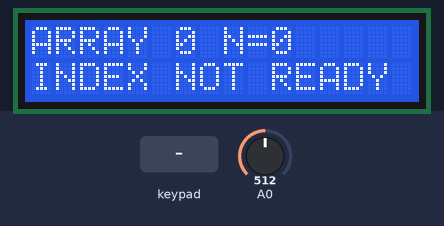
Simulated run of this sketch. Board: Arduino Uno R4 WiFi. Shown: 16×2 character LCD. The inputs (shaded band) are chosen by the test bench; at power-on: A0 = 512 (analog values on the 0–1023 scale). WiFi joins after 1.5 s; servers stay silent unless stated; no MQTT or app messages arrive unless stated; what the sketch prints to the serial monitor is not drawn.

Above: at 3.1 s.
3.2 s: key '1' pressed
At 5.7 s:
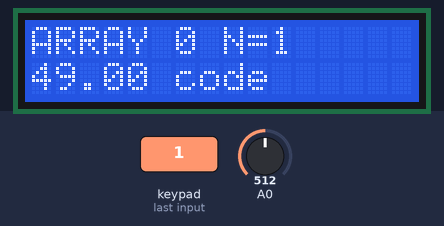
6.5 s: keypad keys 1 2 3 4 pressed 0.4 s apart
At 13.9 s:
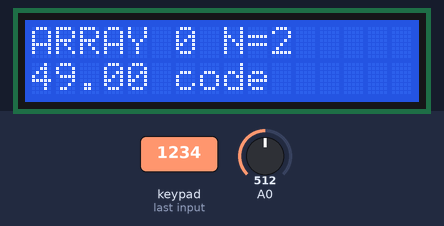
35.0 s: key '2' pressed
At 42.79 s:
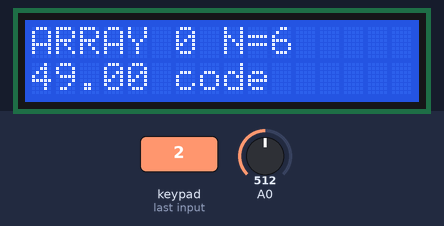
Timing chart, 0 to 43.0 s (numbered marks = the images above; inputs shaded):
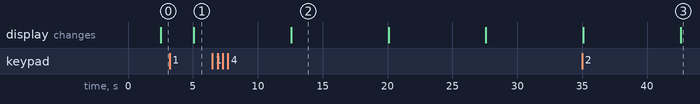

The sketch:

Keypad.ino
```cpp
// Keypad: 4x4 R1–R4 → D9,D8,D7,D6; C1–C4 → D5,D4,D3,D2
// LCD: VCC=5V, GND=GND, SDA=SDA, SCL=SCL
#define SENSOR "Keypad"
#define UNIT "code"
#define USE_STATS 0
#define IS_DHT 0
#include <Keypad.h>
char keys[4][4]={{'1','2','3','A'},{'4','5','6','B'},{'7','8','9','C'},{'*','0','#','D'}}; // ผังปุ่ม
byte rows[4]={9,8,7,6}, cols[4]={5,4,3,2}; // ขาแถวและคอลัมน์
Keypad keypad=Keypad(makeKeymap(keys),rows,cols,4,4); // ตัวอ่านปุ่ม
float readSensor();
void sensorSetup();
#include <WiFiS3.h>
#include <MQTTClient.h>
#include <ArduinoJson.h>
#include <Wire.h>
#include <LiquidCrystal_I2C.h>
#include <math.h>
#include "Statistics.h"
#include "SensorHistory.h"
// แก้ค่าตัวอย่างที่เครื่องตนเองก่อนอัปโหลด; อย่า commit รหัสผ่านจริง
const char WIFI_SSID[] = "YOUR_WIFI"; // ชื่อ Wi-Fi
const char WIFI_PASS[] = "YOUR_PASSWORD"; // รหัสผ่าน Wi-Fi
const char BROKER[] = "phycom.it.kmitl.ac.th"; // MQTT broker
const int PORT = 1883; // TCP port; เครือข่ายทดลอง ไม่มี TLS
WiFiClient transport; // TCP socket ของบอร์ด
MQTTClient mqtt(2048); // buffer รับส่ง MQTT หน่วย byte
LiquidCrystal_I2C lcd(0x27, 16, 2); // I2C address, จำนวนคอลัมน์, แถว
String baseTopic; // prefix เฉพาะโหมด/อุปกรณ์
String clientId; // client ID สร้างจาก MAC ไม่ให้ชนบอร์ดอื่น
String remoteText = "Waiting web"; // ข้อความล่าสุดจากเว็บ (ASCII บน LCD)
unsigned long remoteUntil = 0; // เวลาเริ่มแสดงข้อความเว็บ
bool remoteVisible = false; // แสดงข้อความเว็บชั่วคราวหรือไม่
unsigned long lastWifi = 0, lastMqtt = 0, lastSample = 0; // เวลา retry Wi-Fi/MQTT/อ่านค่า หน่วย ms
unsigned long intervalMs = 2500; // ช่วงอ่านค่า ไม่ต่ำกว่า 2.5 วินาทีเพื่อ DHT
bool ackPending = false; // รอส่ง ack นอก callback
String ackText; // ผลตรวจคำสั่ง
SensorHistory primaryHistory, humidityHistory; // ประวัติแยกค่าหลักและความชื้น DHT
int selectedIndex = 0; // ลำดับที่เลือกดูบน LCD จากเก่าสุด 0..19
bool showList = false; // false=array, true=linked list
bool historyRequested = false; // รอส่ง snapshot นอก callback
void historyJson(JsonObject target, const SensorHistory &history);
void historyTick();
WindowStats primaryStats, humidityStats; // หน้าต่างสถิติค่าเซนเซอร์และความชื้น
void line(byte row, String value) { // row = แถว LCD; value = ข้อความที่จะตัด/เติมให้ครบ 16
  value = value.substring(0, 16);
  while (value.length() < 16) value += ' ';
  lcd.setCursor(0, row); lcd.print(value);
}
void received(String &topic, String &payload) { // topic/payload คือข้อมูล MQTT ที่เว็บส่งมา
  Serial.println("RX " + topic + " " + payload);
  JsonDocument command; // เอกสาร JSON คำสั่งจากเว็บ
  if (payload.length() > 512 || deserializeJson(command, payload) || !command.is<JsonObject>()) {
    ackText = "Invalid JSON"; ackPending = true; return;
  }
  if (!command["text"].isNull() && !command["text"].is<const char*>()) {
    ackText = "text must string"; ackPending = true; return;
  }
  if (!command["interval_ms"].isNull() && (!command["interval_ms"].is<unsigned long>() || command["interval_ms"].as<unsigned long>() < 2500 || command["interval_ms"].as<unsigned long>() > 60000)) {
    ackText = "interval 2500-60000"; ackPending = true; return;
  }
  if (!command["reset"].isNull() && !command["reset"].is<bool>()) {
    ackText = "reset must bool"; ackPending = true; return;
  }
  if (!command["history_index"].isNull() && (!command["history_index"].is<int>() || command["history_index"].as<int>() < 0 || command["history_index"].as<int>() >= SensorHistory::CAPACITY)) {
    ackText = "index 0-19"; ackPending = true; return;
  }
  if (!command["structure"].isNull() && (!command["structure"].is<const char*>() || (command["structure"] != "array" && command["structure"] != "list"))) {
    ackText = "array or list"; ackPending = true; return;
  }
  if ((!command["clear_history"].isNull() && !command["clear_history"].is<bool>()) || (!command["request_history"].isNull() && !command["request_history"].is<bool>())) {
    ackText = "history must bool"; ackPending = true; return;
  }
  if (command["clear_history"] == true) { primaryHistory.clear(); humidityHistory.clear(); }
  if (command["history_index"].is<int>()) selectedIndex = command["history_index"];
  if (command["structure"].is<const char*>()) showList = command["structure"] == "list";
  if (command["request_history"] == true || command["clear_history"] == true) historyRequested = true;
  if (command["reset"] == true) { primaryStats.clear(); humidityStats.clear(); }
  if (command["interval_ms"].is<unsigned long>()) intervalMs = command["interval_ms"];
  remoteText = command["text"] | "Command OK";
  remoteVisible = true; remoteUntil = millis();
  line(0, "WEB RX"); line(1, remoteText);
  ackText = "ok"; ackPending = true; // ห้าม publish/subscribe ภายใน callback
}
void networkTick() {
  unsigned long now = millis(); // เวลา uptime ปัจจุบัน ms
  if (WiFi.status() != WL_CONNECTED) {
    if (now - lastWifi >= 10000UL) { lastWifi = now; WiFi.begin(WIFI_SSID, WIFI_PASS); }
    return;
  }
  if (!mqtt.connected() && now - lastMqtt >= 5000UL) {
    lastMqtt = now;
    if (mqtt.connect(clientId.c_str())) {
      if (!mqtt.subscribe(baseTopic + "/command")) { mqtt.disconnect(); Serial.println("Subscribe failed"); }
    }
  }
  if (mqtt.connected()) mqtt.loop();
  if (mqtt.connected() && ackPending) {
    JsonDocument reply; // ACK ตอบผลคำสั่งกลับเว็บ
    reply["result"] = ackText; reply["text"] = remoteText;
    String encoded; // JSON ที่ serialize แล้ว
    serializeJson(reply, encoded);
    if (mqtt.publish(baseTopic + "/ack", encoded)) ackPending = false;
  }
}
void emit(float value, const char* channel, const char* unit, WindowStats &stats) {
  // value=ค่าที่อ่าน, channel=ชื่อช่อง, unit=หน่วย, stats=หน้าต่างของช่องนั้น
  JsonDocument data; // JSON telemetry ส่งขึ้นเว็บ
  SensorHistory &history = String(channel) == "humidity" ? humidityHistory : primaryHistory; // เลือกประวัติให้ตรงช่อง
  history.append(value); // ไม่เพิ่มเมื่อ NaN/Inf
  historyJson(data["history"].to<JsonObject>(), history);
  data["selected_index"] = selectedIndex;
  data["structure"] = showList ? "list" : "array";
  data["sensor"] = SENSOR; data["channel"] = channel; data["unit"] = unit;
  data["uptime_ms"] = millis(); data["valid"] = isfinite(value);
  if (isfinite(value)) { data["value"] = value; stats.add(value); }
  else data["value"] = nullptr; // timeout/NaN ไม่ใช่ศูนย์และไม่เข้าคำนวณ
  if (USE_STATS) stats.json(data["stats"].to<JsonObject>());
  String encoded; // ข้อมูล JSON ที่พร้อมส่ง
  serializeJson(data, encoded); Serial.println("TX " + encoded);
  if (!mqtt.connected() || !mqtt.publish(baseTopic + "/telemetry", encoded)) Serial.println("NOT SENT: offline/publish failed");
  if (!remoteVisible) {
    float selected = showList ? history.listAt(selectedIndex) : history.arrayAt(selectedIndex); // ค่าที่เว็บเลือกดู
    line(0, String(showList ? "LIST " : "ARRAY ") + String(selectedIndex) + " N=" + String(history.count));
    line(1, isfinite(selected) ? String(selected, 2) + " " + unit : "INDEX NOT READY");
  }
}
void setup() {
  Serial.begin(115200); analogReadResolution(12); // ADC ช่วง 0–4095
  Wire.begin(); lcd.init(); lcd.backlight(); line(0, SENSOR); line(1, "Connecting...");
  sensorSetup();
  baseTopic = String("68070131/collections/") + SENSOR; // โหมดอาร์เรย์และลิสต์
  byte mac[6]; // MAC address 6 byte ของบอร์ด
  WiFi.macAddress(mac);
  clientId = "lab-";
  for (byte index = 0; index < 6; ++index) { if (mac[index] < 16) clientId += "0"; clientId += String(mac[index], HEX); } // index=ตำแหน่ง byte
  mqtt.begin(BROKER, PORT, transport); mqtt.setTimeout(1000); mqtt.onMessage(received);
  Serial.println("TOPIC " + baseTopic);
  WiFi.begin(WIFI_SSID, WIFI_PASS);
}
void loop() {
  networkTick();
  historyTick();
  if (remoteVisible && millis() - remoteUntil >= 5000UL) remoteVisible = false;
  if (millis() - lastSample >= intervalMs) {
    lastSample = millis();
    emit(readSensor(), SENSOR, UNIT, primaryStats);
#if IS_DHT
    emit(dht.readHumidity(), "humidity", "%", humidityStats);
#endif
  }
}

void sensorSetup() {  }
float readSensor() {
  int raw = analogRead(A0); // ADC 12-bit ที่ A0
  float voltage = raw * 5.0f / 4095.0f; // แรงดัน V; ปรับ 5.0 ตาม Vref ที่วัดจริง
  char key = keypad.getKey(); // ปุ่มใหม่; ไม่มีปุ่มคืน NAN ไม่เพิ่มสถิติ
  return key ? (float)key : NAN;
}

void historyJson(JsonObject target, const SensorHistory &history) {
  // target=JSON ปลายทาง; history=ข้อมูลหนึ่งช่อง แสดงสองโครงสร้างเรียงเก่า→ใหม่
  target["count"] = history.count;
  JsonArray arrayValues = target["array"].to<JsonArray>(); // รายการจาก ring array
  JsonArray listValues = target["list"].to<JsonArray>(); // รายการจาก linked list
  for (int index = 0; index < history.count; ++index) { // index=ลำดับค่า
    arrayValues.add(history.arrayAt(index));
  }
  for (const SensorHistory::Node* node = history.head; node; node = node->next) { // node=โหนดที่กำลังส่ง; เดินลิสต์ครั้งเดียว O(N)
    listValues.add(node->value);
  }
}
void historyTick() {
  if (!historyRequested || !mqtt.connected()) return;
  JsonDocument reply; // snapshot ประวัติ ตอบคำสั่งโดยไม่อ่านเซนเซอร์/เพิ่มข้อมูล
  reply["sensor"] = SENSOR; reply["selected_index"] = selectedIndex;
  reply["structure"] = showList ? "list" : "array";
  historyJson(reply["primary"].to<JsonObject>(), primaryHistory);
#if IS_DHT
  historyJson(reply["humidity"].to<JsonObject>(), humidityHistory);
#endif
  String encoded; // JSON พร้อมส่ง
  serializeJson(reply, encoded); Serial.println("HISTORY " + encoded);
  if (mqtt.publish(baseTopic + "/history", encoded)) historyRequested = false;
}
```

SensorHistory.h
```cpp
#pragma once
#include <math.h>
// ข้อมูลชุดเดียวเก็บสองโครงสร้างเพื่อเทียบผลและวิธีเข้าถึง
// RAM คงที่ ไม่ใช้ new/delete ป้องกัน heap fragmentation บนบอร์ด
struct SensorHistory {
  static const int CAPACITY = 20; // จำนวนค่าล่าสุดที่เก็บต่อช่อง
  float values[CAPACITY] = {}; // array แบบ ring buffer
  int nextWrite = 0; // ตำแหน่ง array ที่จะเขียนรอบหน้า
  int count = 0; // จำนวนค่าจริง 0..20 ของทั้ง array และ list
  struct Node {
    float value = 0; // ค่าที่อ่านจากเซนเซอร์
    Node* next = nullptr; // ลิงก์ไปโหนดถัดไป; nullptr = จบลิสต์
  };
  Node pool[CAPACITY]; // พื้นที่โหนดคงที่ ไม่ขอหน่วยความจำระหว่างทำงาน
  Node* head = nullptr; // โหนดเก่าสุด
  Node* tail = nullptr; // โหนดใหม่สุด
  SensorHistory() = default;
  SensorHistory(const SensorHistory&) = delete; // ไม่ copy เพราะมี pointer ภายใน pool
  SensorHistory& operator=(const SensorHistory&) = delete;
  void clear() { nextWrite = 0; count = 0; head = tail = nullptr; }
  bool append(float value) { // value=ค่าที่จะเพิ่ม; NaN/Inf ไม่เก็บ
    if (!isfinite(value)) return false;
    values[nextWrite] = value;
    nextWrite = (nextWrite + 1) % CAPACITY;
    Node* node; // โหนดว่างหรือโหนดเก่าสุดที่นำกลับใช้
    if (count < CAPACITY) { node = &pool[count]; ++count; }
    else { node = head; head = head->next; } // เต็มแล้วทิ้งตัวเก่าสุด
    node->value = value; node->next = nullptr;
    if (tail) tail->next = node;
    else head = node;
    tail = node;
    return true;
  }
  float arrayAt(int index) const { // index=ลำดับจากเก่าสุด เริ่ม 0; เข้าถึง O(1)
    if (index < 0 || index >= count) return NAN;
    int oldest = count == CAPACITY ? nextWrite : 0; // จุดเริ่มข้อมูลในวงแหวน
    return values[(oldest + index) % CAPACITY];
  }
  float listAt(int index) const { // index=ลำดับจากเก่าสุด; เดินลิงก์ O(N)
    if (index < 0 || index >= count) return NAN;
    const Node* node = head; // โหนดที่กำลังเยี่ยมชม
    for (int step = 0; step < index; ++step) node = node->next; // step=จำนวนลิงก์ที่เดิน
    return node->value;
  }
};
```

Statistics.h
```cpp
#pragma once
#include <initializer_list>
// เก็บ 20 ค่าล่าสุดของแต่ละช่อง; ไม่รวม NaN/timeout
struct WindowStats {
  static const int CAPACITY = 20; // ขนาดหน้าต่าง
  float samples[CAPACITY] = {}; // ค่าที่บันทึกใน ring buffer
  int count = 0; // จำนวนค่าที่มีจริง
  int next = 0; // ช่องที่จะเขียนครั้งถัดไป
  void clear() { count = 0; next = 0; }
  void add(float value) { // value = ค่าที่ผ่านการตรวจว่า finite แล้ว
    samples[next] = value; next = (next + 1) % CAPACITY;
    if (count < CAPACITY) ++count;
  }
  void json(JsonObject out) { // out = JSON object สำหรับผลสถิติ
    out["n"] = count;
    if (!count) { for (const char* key : {"min", "max", "avg", "median", "std"}) out[key] = nullptr; return; } // key=ชื่อสถิติ
    float sorted[CAPACITY]; // สำเนาเรียงลำดับ ไม่แก้ ring buffer
    float sum = 0; // ผลรวมค่า
    for (int i = 0; i < count; ++i) { sorted[i] = samples[i]; sum += samples[i]; } // i=ตำแหน่งข้อมูล
    for (int i = 1; i < count; ++i) {
      float held = sorted[i]; int j = i - 1; // held=ค่าที่แทรก; j=ตำแหน่งเทียบ
      while (j >= 0 && sorted[j] > held) { sorted[j+1] = sorted[j]; --j; }
      sorted[j+1] = held;
    }
    float mean = sum / count; // ค่าเฉลี่ย
    float squared = 0; // ผลรวมกำลังสองของส่วนต่างจากค่าเฉลี่ย
    for (int i = 0; i < count; ++i) { float delta = samples[i] - mean; squared += delta*delta; } // delta=ส่วนต่าง
    out["min"] = sorted[0]; out["max"] = sorted[count-1]; out["avg"] = mean;
    out["median"] = count % 2 ? sorted[count/2] : (sorted[count/2-1]+sorted[count/2])/2;
    out["std"] = sqrt(squared/count); // population std หาร N; N=1 ได้ 0
  }
};
```

Measured:
- after the input at 3.2 s, the display: changes after 1.9 s (image 1)
- after the input at 6.5 s, the display: changes after 6.1 s (image 2)
- after the input at 35.0 s, the display: first differs from a run without the input after 7.6 s (image 3)
- what the display in image 2 shows lasts 7.5 s, from 12.6 s to 20.1 s
